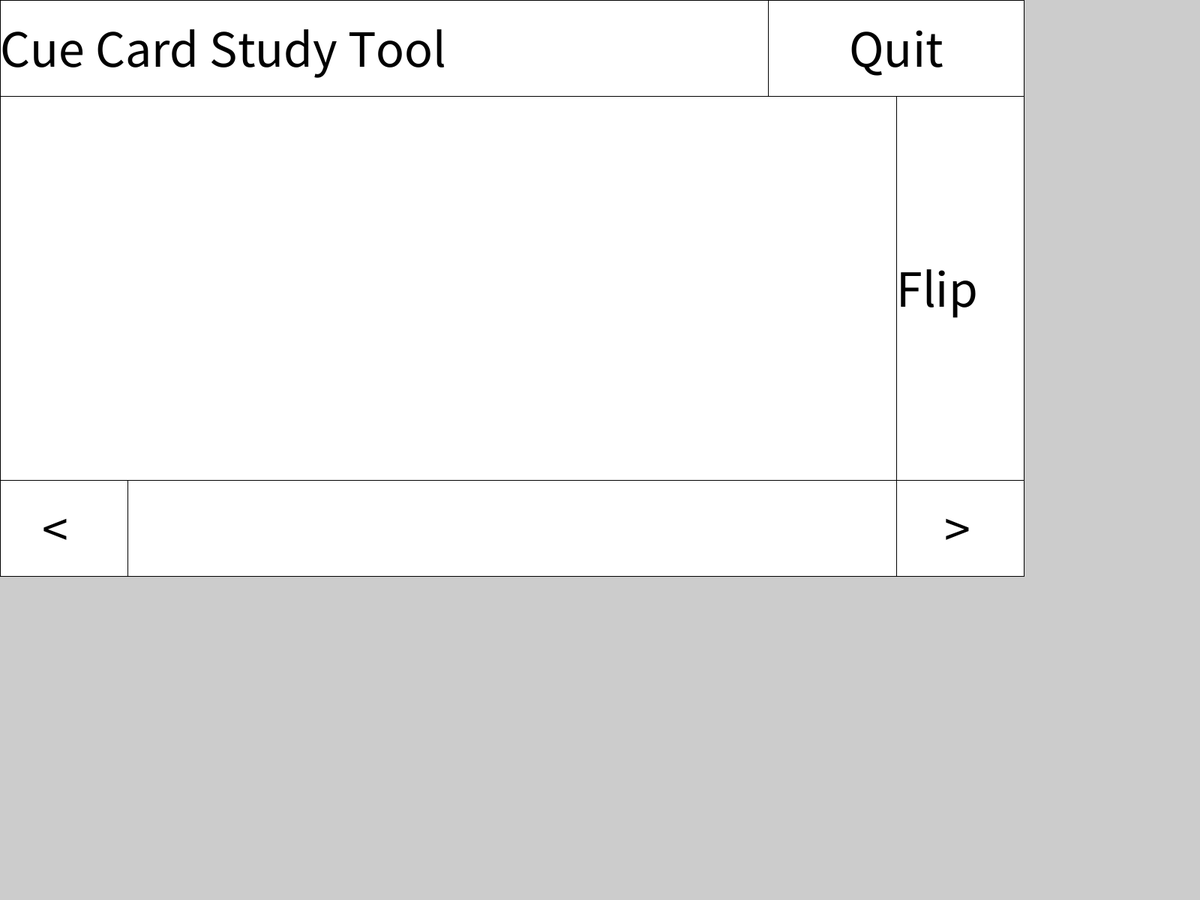
Frame 1 (no input)
Frame 60 (the mouse pressed at the canvas centre just before this capture): identical to frame 1, image omitted
Frame 120 (the mouse held since frame 60 and released just before this capture): identical to frame 1, image omitted

The Processing sketch that drew this single still picture (run headless with seeded random() and noise(); from frame 60 on, the mouse is pressed at the canvas centre):

// Processing sketch: QCards
// ── QCards.pde
void setup() {
  println("Console Start");
  fullScreen();
  println("Width:"+ displayWidth + "\nHeight:" + displayHeight);
  textSize(70);
  GUI_Setup();
  flipTrue();
}

void draw() {
  
  quit();
  back();
}
// ── GUI_Setup.pde
void GUI_Setup() {
  fill(white);
  rect(squareX[0],squareY[0],squareLength[4],squareHeight[0]);//title
  rect(squareX[0],squareY[1],squareLength[1],squareHeight[1]);//question/answer
  rect(squareX[1],squareY[1],squareLength[2],squareHeight[1]);//flip button
  rect(squareX[0],squareY[2],squareLength[2],squareHeight[0]);//back button
  rect(squareX[2],squareY[2],squareLength[3],squareHeight[0]);//progress bar
  //rect(squareX[3],squareY[2],squareLength[2],squareHeight[0]);//next button
  rect(squareX[1],squareY[2],squareLength[2],squareHeight[0]);//submit button
  
  fill(black);
  textAlign(TOP,CENTER);
  text(title,squareX[0],squareY[3]);//title
  text(Flip,squareX[1],squareY[4]);//flip button
  textAlign(BOTTOM,CENTER);
  text(changeSlide[0],squareX[4],squareY[5]);//back button
  text(changeSlide[1],squareX[5],squareY[5]);
}
// ── backButton.pde
void back() {
  if (mouseX>squareX[0] && mouseX<squareX[0]+squareLength[2] && mouseY>squareY[2] && mouseY < squareY[2]+squareHeight[0] && mousePressed == true) {
    if (Page[0] == true && flip ==false) {
      fill(colour[1]);
      text(Question[0], QuestionAnswerArea[0], QuestionAnswerArea[1]);
      mousePressed = true;
    } 
    if (Page[0] == true && flip == true) {
      fill(colour[0]);
      rect(squareX[0], squareY[1], squareLength[1], squareHeight[1]);
      fill(colour[1]);
      text(Question[1], QuestionAnswerArea[0], QuestionAnswerArea[1]);
      mousePressed = true;
    }
    if (Page[1] == true) {
      
    }
  }
}
// ── flip.pde
void flipTrue() {
  if (mouseX>squareX[1] && mouseX<squareX[1]+squareLength[2] && mouseY>squareY[1] && mouseY < squareY[1]+squareHeight[1] && mousePressed == true && flip==false) {
    flip = true;
      fill(colour[0]);
      rect(squareX[0], squareY[1], squareLength[1], squareHeight[1]);
      fill(colour[1]);
      text(Question[1], QuestionAnswerArea[0], QuestionAnswerArea[1]);
  }
}
// ── fontCalc.pde
float fontCalc (String text, float rectLength, float textHeight) {
  textSize(textHeight);//needed for textwidth calculation
  float textHeight_Local = textHeight;
  for (float i=1; textWidth(text) > rectLength; i=i-0.01) {
    textHeight_Local = textHeight_Local * i;
    textSize(textHeight_Local);
    //println("For " + textHeight_Local);
  }
  return (textHeight_Local);
}
// ── nextButton.pde
//Never got around to finishing
// ── quit.pde
void quit() {
  fill(quitButton);
  rect(squareX[3],squareY[0],squareLength[0],squareHeight[0]);
  fill(quitText);
  textSize(70);
  textAlign(CENTER,CENTER);
  text(quit,squareX[1],squareY[3]);
  if(mouseX > squareX[3] && mouseX < squareX[3]+squareLength[0] && mouseY > squareY[0] && mouseY < squareY[0]+squareHeight[0]) {
    quitButton = black;
    quitText = white;
    if(mousePressed==true){
      exit();
    }
  }else{
    quitButton = white;
    quitText = black;
  }
}
// ── var.pde
int Height = 768;
int Width = 1366;


int[] squareX = {Width*0,
                 Width*7/8,
                 Width*1/8,
                 Width*3/4,
                 Width*1/24,
                 Width*59/64};
                 
int[] squareY = {Height*0,
                 Height*1/6,
                 Height*5/6,
                 Height*1/12,
                 Height*1/2,
                 Height*11/12};
                 
int[] squareLength = {Width*1/4,//quit button
                      Width*7/8,//question/answer area
                      Width*1/8,//next,back,flip button
                      Width*7/8,//progress bar
                      Width*3/4};//title
                      
int[] squareHeight ={Height*1/6,//line 1,3
                     Height*2/3};//line 2
                     
color[] colour = {#ffffff,//white
                  #000000,//black
                  #696969};//gray

color white = colour[0], 
      black = colour[1],
      quitText = black,
      quitButton = white;
                  
String quit = "Quit";

String title = "Cue Card Study Tool";

String Flip = "Flip";

String[] changeSlide = {"<",
                        ">"};

String[] Question = {"Question 1",
                     "Question 2",
                     "Question 3"};
                     
String[] Answer = {"Answer 1",
                   "Answer 2",
                   "Answer 3"};
                   
boolean[] Page = {true,
                  false,
                  false};

boolean flip = false;

int[] QuestionAnswerArea = {Width*3/16,
                            Height/4};
                            

                   
//String AnswerPages = Answer[].length();
